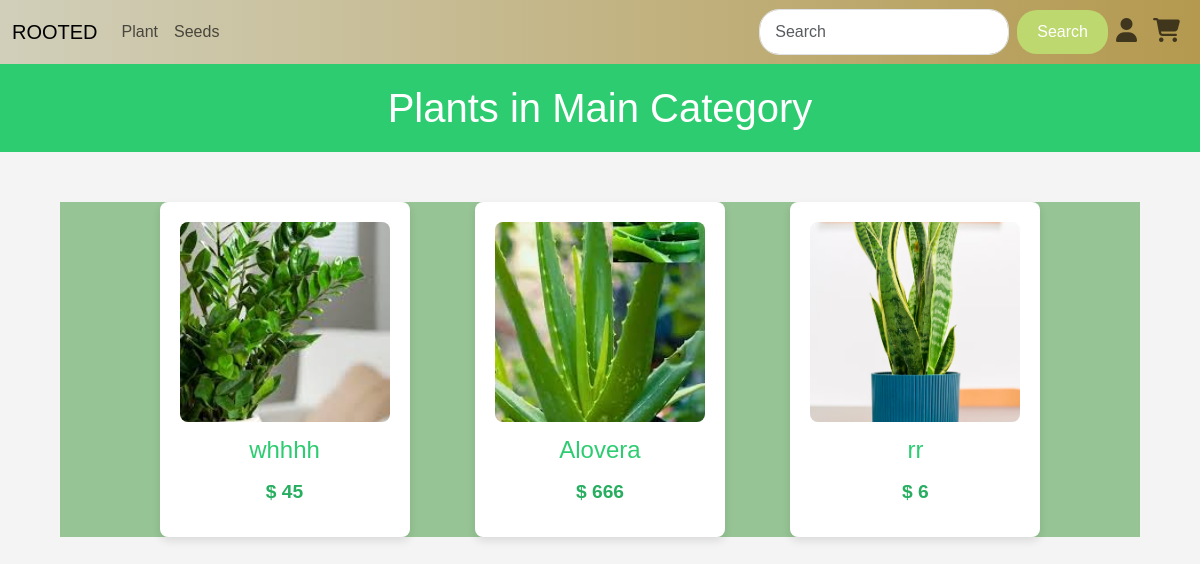
Page /mcatgall/1 on the earlier database version.
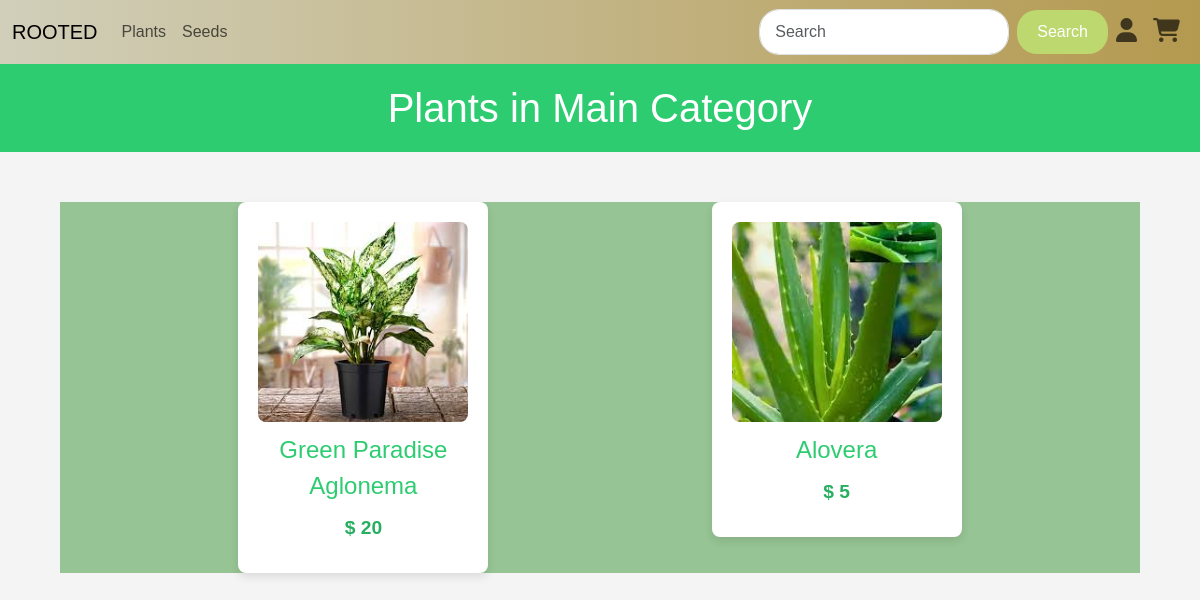
Same page on the later database version.
### app/models.py (models this page shows, shortened)
class Main_cat(models.Model):
        m_name=models.TextField(unique=True)

class Plants(models.Model):
    p_id=models.TextField()
    name=models.TextField()
    p_catg=models.TextField()
    p_dis=models.TextField()
    price=models.IntegerField()
    offer_price=models.IntegerField()
    img=models.FileField()
    img2=models.FileField()
    stock=models.IntegerField()
    catg=models.ForeignKey(Category,on_delete=models.CASCADE)
    mcatg=models.ForeignKey(Main_cat,on_delete=models.CASCADE)

### app/views.py (the view)
# urls.py: path('mcatgall/<pid>',views.mcatgall),
def mcatgall(req, pid):
    main_cat = Main_cat.objects.get(id=pid)
    plants = Plants.objects.filter(mcatg=main_cat)
    c_data=Category.objects.all()
    p_data=Plants.objects.all()
    m_data=Main_cat.objects.all()
    return render(req, 'user/mcatgall.html', {'plants': plants, 'main_cat': main_cat,'c_data':c_data,'p_data':p_data,'m_data':m_data})

### templates/user/mcatgall.html (shortened to what this page needs)
<!DOCTYPE html>
<html lang="en">
<head>
    {% load static %}
    <link rel="stylesheet" href="https://cdnjs.cloudflare.com/ajax/libs/font-awesome/6.6.0/css/all.min.css">
    <link href="https://cdn.jsdelivr.net/npm/bootstrap@5.3.3/dist/css/bootstrap.min.css" rel="stylesheet">
    <link rel="stylesheet" href="{% static 'css/style.css'%}">
</head>
<body>
<nav class="navbar navbar-expand-sm " id="navb">
    <div class="container-fluid">
      <a class="navbar-brand" href="../homep">ROOTED</a>
      <div class="collapse navbar-collapse" id="collapsibleNavbar">
        <ul class="navbar-nav me-auto">
          {% for i in m_data%}
          <li class="nav-item" id="dropdown">
            <a href="" class="nav-link" id="dropbtn">{{i.m_name}}</a>
          {% endfor %}
        </ul>
        <form class="d-flex" method="GET" action="../search">
          <input id="searchInput" class="form-control me-2" type="text" placeholder="Search" value="{{ srch }}" name="query" autocomplete="off" required>
          <button class="btn btn-primary" type="submit">Search</button>
          <ul class="navbar-nav me-auto">
              <li class="nav-item">
                  <a class="nav-link" href="../m_login"><i class="fa-solid fa-user"></i></a>
              </li>
              <li class="nav-item">
                  <a class="nav-link" href="../view_cart"><i class="fa-solid fa-cart-shopping"></i></a>
              </li>
          </ul>
          <br><br>
      </form>
      </div>
    </div>
  </nav>
    <header>
        <h1>Plants in Main Category</h1>
    </header>
    <div class="container" style="margin-top: 50px; background-color: #469c448a; height: auto;" >
    <div class="container">
        {% if plants %}
            <div class="plant-list">
                {% for plant in plants %}
                    <a href="../view_pro/{{ plant.pk }}" class="linkplant">
                    <div class="plant-item">
                        <img src="{{ plant.img.url }}" alt="{{ plant.name }}">
                        <div class="plant-name">{{ plant.name }}</div>
                        <div class="plant-offer-price">$ {{ plant.offer_price }}</div>
                    </div>
                </a>
                {% endfor %}
            </div>
        {% else %}
            <p class="no-plants">No plants found in this category.</p>
        {% endif %}
    </div>
    </div>
</body>
</html>

Differences in the rows shown:
removed Plants: img (picture), name "rr", offer_price "6"
changed Main_cat: m_name "Plant" → "Plants"
changed Plants: img: a different picture; name "whhhh" → "Green Paradise Aglonema"; offer_price "45" → "20"
changed Plants "Alovera": offer_price "666" → "5"
